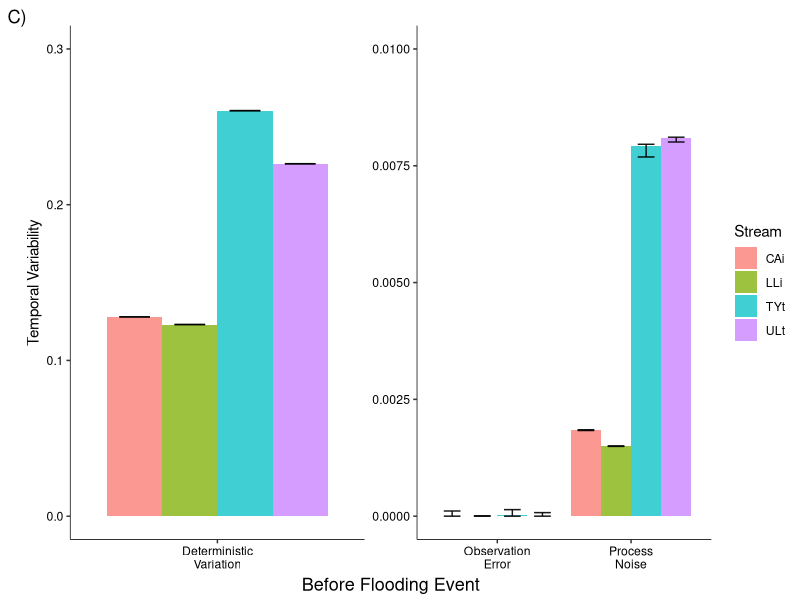
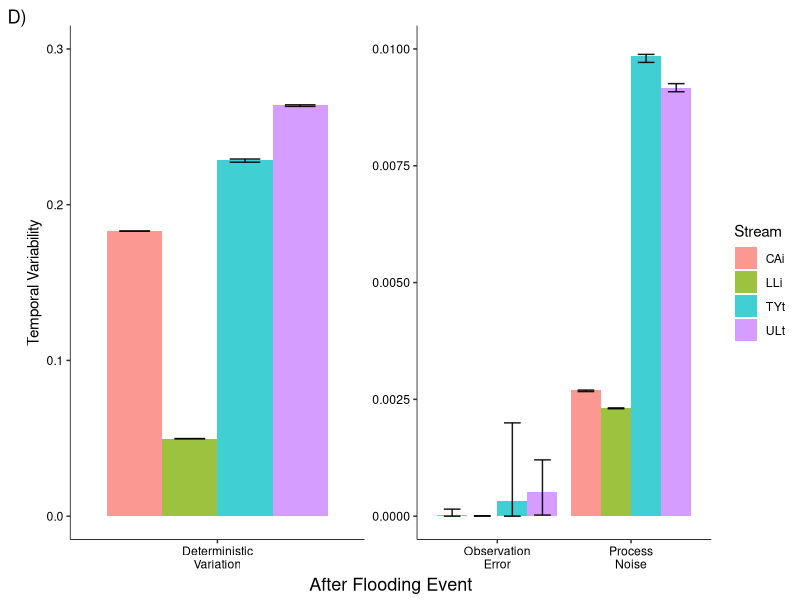
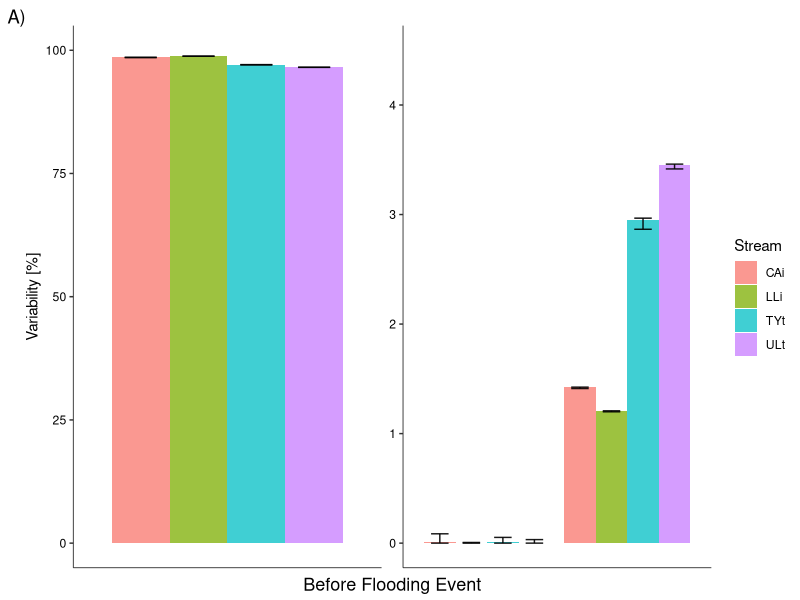
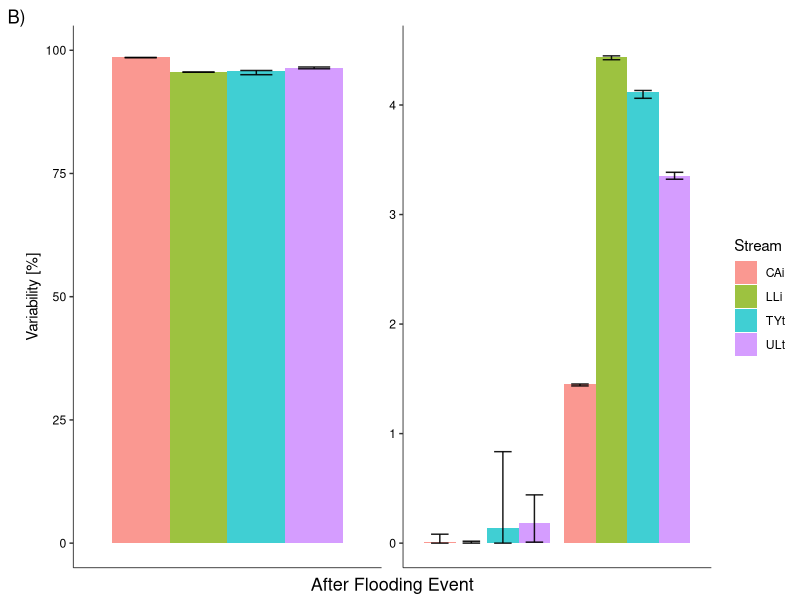

Write the R code that produced these figures, in order.
require(ggplot2)
require(gridExtra)
require(ggpubr)
require(patchwork)

rm(list=ls())
df_whole = read.csv("df_Variability_Sources_Fig_3.csv")
row.names(df_whole) = df_whole$X
df_whole = df_whole[,-1]

### absolute values, BEFORE flooding event ### 
Stream=rep(c("CAi","TYt","LLi", "ULt"),3)

source=c(rep("Process\nNoise",4),
         rep("Observation\nError",4),
         rep("Deterministic\nVariation",4)
)

mean=as.vector(t(df_whole[1:3,c(1,6,11,16)]))
sd=as.vector(t(df_whole[1:3,c(2,7,12,17)]))
q1=as.vector(t(df_whole[1:3,c(3,8,13,18)]))
q2=as.vector(t(df_whole[1:3,c(4,9,14,19)]))
q3=as.vector(t(df_whole[1:3,c(5,10,15,20)]))


abs_before = data.frame(Stream, source, mean, sd, q1, q2, q3)
abs_before$source_bi = NA
abs_before[abs_before$source == "Deterministic\nVariation",8] = "Det"
abs_before[abs_before$source != "Deterministic\nVariation",8] = "P_O"

dummy_abs_before = abs_before
dummy_abs_before[dummy_abs_before$source == "Deterministic\nVariation",3] = 0.3
dummy_abs_before[dummy_abs_before$source != "Deterministic\nVariation",3] = 0.01

plot_abs_before = ggplot(abs_before, aes(fill=Stream, y=mean, x=source)) + 
  geom_bar(position="dodge", stat="identity", alpha = 0.75) +
  labs(x="Before Flooding Event",y="Temporal Variability", tag ="C)") +
  geom_errorbar(aes(ymin=q1, ymax=q3), width=0.5, position=position_dodge(.9),
                colour="black", alpha=0.9, size=0.5) +
  facet_wrap(~source_bi,scales = "free") +
  geom_blank(data = dummy_abs_before) +
  
  theme_classic() +
  theme(strip.text.x = element_blank(),strip.background = element_blank(),
        axis.text.y=element_text(colour = "black"),
        axis.text.x=element_text(colour = "black"),
        axis.line.x = element_line(linewidth = 0.25),
        axis.line.y = element_line(linewidth = 0.25),
        axis.title.x = element_text(vjust = 0.4, size = 13)) 
plot_abs_before


### absolute values, AFTER flooding event ### 

mean=as.vector(t(df_whole[7:9,c(1,6,11,16)]))
sd=as.vector(t(df_whole[7:9,c(2,7,12,17)]))
q1=as.vector(t(df_whole[7:9,c(3,8,13,18)]))
q2=as.vector(t(df_whole[7:9,c(4,9,14,19)]))
q3=as.vector(t(df_whole[7:9,c(5,10,15,20)]))


abs_after = data.frame(Stream, source, mean, sd, q1, q2, q3)
abs_after$source_bi = NA
abs_after[abs_after$source == "Deterministic\nVariation",8] = "Det"
abs_after[abs_after$source != "Deterministic\nVariation",8] = "P_O"

dummy_abs_after = abs_after
dummy_abs_after[dummy_abs_after$source == "Deterministic\nVariation",3] = 0.3
dummy_abs_after[dummy_abs_after$source != "Deterministic\nVariation",3] = 0.01

plot_abs_after = ggplot(abs_after, aes(fill=Stream, y=mean, x=source)) + 
  geom_bar(position="dodge", stat="identity", alpha = 0.75) +
  labs(x="After Flooding Event",y="Temporal Variability", tag ="D)") +
  
  geom_errorbar(aes(ymin=q1, ymax=q3), width=0.5, position=position_dodge(.9),
                colour="black", alpha=0.9, size=0.5) +
  facet_wrap(~source_bi,scales = "free") +
  geom_blank(data = dummy_abs_after) + 
  theme_classic() +
  theme(strip.text.x = element_blank(),strip.background = element_blank(),
        axis.text.y=element_text(colour = "black"),
        axis.text.x=element_text(colour = "black"),
        axis.line.x = element_line(linewidth = 0.25),
        axis.line.y = element_line(linewidth = 0.25),
        axis.title.x = element_text(vjust = 0.4, size = 13)) 
plot_abs_after

### pr values, BEFORE flooding event ### 

source_p=c(rep("Deterministic\nVariation",4),
         rep("Process\nNoise",4),
         rep("Observation\nError",4)
)

mean=as.vector(t(df_whole[4:6,c(1,6,11,16)]))
sd=as.vector(t(df_whole[4:6,c(2,7,12,17)]))
q1=as.vector(t(df_whole[4:6,c(3,8,13,18)]))
q2=as.vector(t(df_whole[4:6,c(4,9,14,19)]))
q3=as.vector(t(df_whole[4:6,c(5,10,15,20)]))

pr_before = data.frame(Stream, source_p, mean, sd, q1, q2, q3)
pr_before$source_bi = NA
pr_before[pr_before$source_p == "Deterministic\nVariation",8] = "Det"
pr_before[pr_before$source_p != "Deterministic\nVariation",8] = "P_O"

dummy_pr_before = pr_before
dummy_pr_before[dummy_pr_before$source_p == "Deterministic\nVariation",3] = 100
dummy_pr_before[dummy_pr_before$source_p != "Deterministic\nVariation",3] = 4.5

plot_pr_before = ggplot(pr_before, aes(fill=Stream, y=mean, x=source_p)) + 
  geom_bar(position="dodge", stat="identity", alpha = 0.75) +
  labs(x="Before Flooding Event",y="Variability [%]", tag ="A)") +
  
  geom_errorbar(aes(ymin=q1, ymax=q3), width=0.5, position=position_dodge(.9),
                colour="black", alpha=0.9, size=0.5) +
  facet_wrap(~source_bi,scales = "free") +
  geom_blank(data = dummy_pr_before) +
  theme_classic() +
  theme(strip.text.x = element_blank(),strip.background = element_blank(),
        axis.text.x=element_blank(), axis.ticks.x=element_blank(),
        axis.text.y=element_text(colour = "black"),
        axis.line.x = element_line(linewidth = 0.25),
        axis.line.y = element_line(linewidth = 0.25),
        axis.title.x = element_text(vjust = 0.4, size = 13))
plot_pr_before

### pr values, AFTER flooding event ### 

mean=as.vector(t(df_whole[10:12,c(1,6,11,16)]))
sd=as.vector(t(df_whole[10:12,c(2,7,12,17)]))
q1=as.vector(t(df_whole[10:12,c(3,8,13,18)]))
q2=as.vector(t(df_whole[10:12,c(4,9,14,19)]))
q3=as.vector(t(df_whole[10:12,c(5,10,15,20)]))

pr_after = data.frame(Stream, source_p, mean, sd, q1, q2, q3)
pr_after$source_bi = NA
pr_after[pr_after$source_p == "Deterministic\nVariation",8] = "Det"
pr_after[pr_after$source_p != "Deterministic\nVariation",8] = "P_O"

dummy_pr_after = pr_after
dummy_pr_after[dummy_pr_after$source_p == "Deterministic\nVariation",3] = 100
dummy_pr_after[dummy_pr_after$source_p != "Deterministic\nVariation",3] = 4.5

plot_pr_after = ggplot(pr_after, aes(fill=Stream, y=mean, x=source_p)) + 
  geom_bar(position="dodge", stat="identity", alpha = 0.75) +
  labs(x="After Flooding Event",y="Variability [%]", tag ="B)") +
  
  geom_errorbar(aes(ymin=q1, ymax=q3), width=0.5, position=position_dodge(.9),
                colour="black", alpha=0.9, size=0.5) +
  facet_wrap(~source_bi,scales = "free") +
  geom_blank(data = dummy_pr_after) +
  theme_classic() +
  theme(strip.text.x = element_blank(),strip.background = element_blank(),
        axis.text.x=element_blank(), axis.ticks.x=element_blank(),
        axis.text.y=element_text(colour = "black"),
        axis.line.x = element_line(linewidth = 0.25),
        axis.line.y = element_line(linewidth = 0.25),
        axis.title.x = element_text(vjust = 0.4, size = 13))
plot_pr_after

##### put all together #######

reso <- 300
length <- 3.25*reso/72


png(file="Fig3_260828.png",width=length/1.6, height=length/2.6, res = reso, units = "in");

  plot_pr_before+
  plot_pr_after+
  plot_abs_before +
  plot_abs_after +
plot_layout(axis_titles = "collect",
            ncol = 2, nrow =2, guides = "collect");
dev.off()
            
